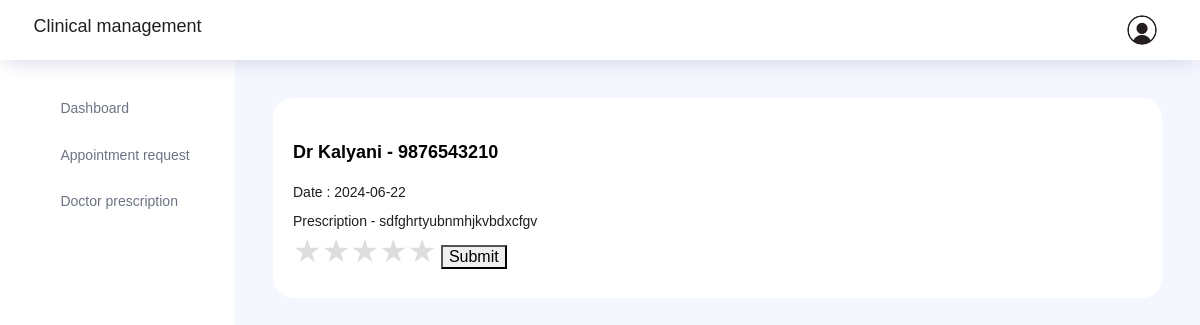
The page /doctor_prescription (signed in) on the database its author committed.
### users/models.py (models this page shows, shortened)
class Prescription(models.Model):
    appo_id = models.ForeignKey(Appointments, on_delete=models.CASCADE)
    prescription = models.CharField(max_length=600, default='')
    date = models.DateTimeField(default=timezone.now, editable=False)  # Automatically sets the current date and time when created

class Appointments(models.Model):
    clinic_id = models.CharField(max_length=100, default='patient')
    patient_id = models.ForeignKey(NewUser, on_delete=models.CASCADE, related_name='patient_appointments')
    doctor_id = models.ForeignKey(NewUser, on_delete=models.CASCADE, related_name='doctor_appointments')
    timings = models.DateTimeField(default=timezone.now)
    slot = models.BooleanField(default=False)
    slot_timing = models.CharField(max_length=300, default='')
    slot_date = models.CharField(max_length=400,default='')

class NewUser(AbstractUser):
    user_type = models.CharField(max_length=100, default='patient')
    phone_no = models.CharField(max_length=100, default='employee')
    address = models.CharField(max_length=100, default='employee')
    city = models.CharField(max_length=100, default='employee')
    qualification=models.CharField(max_length=100, default=' ')
    specialization=models.CharField(max_length=100, default=' ')
    available_timings=models.CharField(max_length=100, default=' ')
    added_by=models.CharField(max_length=100, default=' ')

### users/views.py (the view, shortened to what this page needs)
# urls.py: path('doctor_prescription', views.doctor_prescription, name='doctor_prescription'),
def doctor_prescription(request):
    data = Prescription.objects.select_related('appo_id__doctor_id').filter(appo_id__patient_id=request.user.id)
    ratings = Rating.objects.filter(patient=request.user, prescription__in=data).select_related('prescription')
    ratings_dict = {rating.prescription_id: rating for rating in ratings}
    return render(request, 'doctor_prescription.html', {'data': data, 'ratings_dict': ratings_dict})

### users/templates/doctor_prescription.html (shortened to what this page needs)
{% extends 'base2.html' %}
{% block content %}
<div class="main-panel">
  <div class="content-wrapper">
      <div class="row">
          <div class="col-md-12 grid-margin stretch-card">
              <div class="card position-relative">
                  <div class="card-body">
                      <div id="detailedReports" class="carousel slide detailed-report-carousel position-static pt-2" data-ride="carousel">
                          <div class="carousel-inner">
                              <div class="carousel-item active">
                                  {% for x in data %}
                                  <div class="row">
                                      <div class="col-md-12 col-xl-12 d-flex flex-column justify-content-start">
                                          <div class="ml-xl-12 mt-3">
                                              <p class="card-title">{{x.appo_id.doctor_id.first_name}} - {{x.appo_id.doctor_id.phone_no}}</p>
                                              <p>Date : {{x.date|date:"Y-m-d"}}</p>
                                              <p class="mb-2 mb-xl-0">Prescription - {{x.prescription}}</p>
                                          </div>
                                          <form method="post">
                                              <div class="star-rating">
                                                  <label for="rating5_{{ x.id }}" title="5 stars">&#9733;</label>
                                                  <label for="rating4_{{ x.id }}" title="4 stars">&#9733;</label>
                                                  <label for="rating3_{{ x.id }}" title="3 stars">&#9733;</label>
                                                  <label for="rating2_{{ x.id }}" title="2 stars">&#9733;</label>
                                                  <label for="rating1_{{ x.id }}" title="1 star">&#9733;</label>
                                              </div>
                                              <button type="submit">Submit</button>
                                          </form>
                                      </div>
                                  </div>
                                  {% endfor %}
                              </div>
                          </div>
                      </div>
                  </div>
              </div>
          </div>
      </div>
  </div>
</div>
{% endblock %}

### users/templates/doctor_prescription.html (style rules this page uses)
.star-rating { direction: rtl; display: inline-flex; font-size: 2rem; }
.star-rating label { color: #ddd; cursor: pointer; font-size: 2rem; }

### rows shown on the page
Prescription: appo_id.doctor_id.first_name "Dr Kalyani", appo_id.doctor_id.phone_no "9876543210", date "2024-06-22", prescription "sdfghrtyubnmhjkvbdxcfgv"
